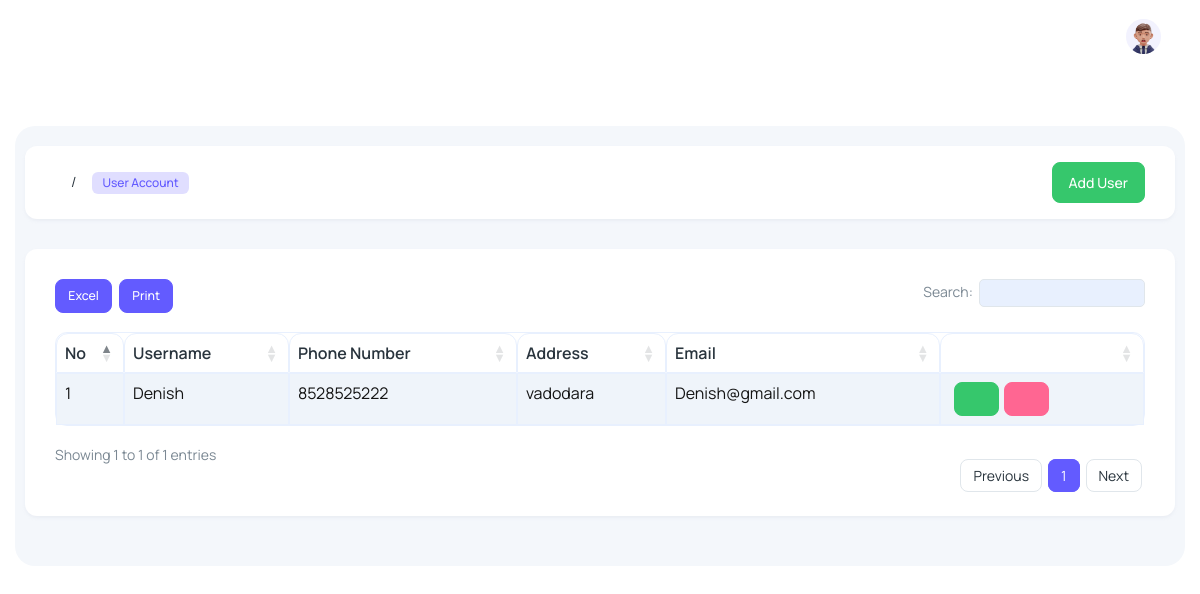
/UserAccount (signed in), run on the app's committed database.
### main/models.py (models this page shows)
class UserDetails(models.Model):
    user=models.OneToOneField(User,on_delete=models.CASCADE)
    phone=models.CharField(max_length=100)
    Address = models.TextField()
    @property
    def email(self):
        return self.user.email
    @property
    def username(self):
        return self.user.username

### main/views.py (the view)
# urls.py: path('UserAccount',views.UserAccount,name='User Account'),
@login_required(login_url='Login')
def UserAccount(request):
    if is_admin(request.user):
        data=UserDetails.objects.all()
        return render(request,'admin/useraccount.html',{'data':data})
    return redirect('/')

### main/views.py (called while the page is built)
def is_admin(user):
    data=User.objects.filter(is_superuser=True)
    for i in data:
        if str(i.username) == str(user):
            return True

### main/templates/admin/useraccount.html (shortened to what this page needs)
﻿{% extends 'admin/main.html' %}
{% load static %}
{% block content %}
<div class="body-wrapper">
  <div class="container-fluid">
    <div class="card card-body py-3">
      <div class="row align-items-center">
        <div class="col-12">
          <div class="d-flex align-items-center justify-space-between">
            <nav aria-label="breadcrumb" class="">
              <ol class="breadcrumb">
                <li class="breadcrumb-item" aria-current="page">
                  <span class="badge fw-medium fs-2 bg-primary-subtle text-primary">
                    User Account
                  </span>
                </li>
              </ol>
            </nav>
            <nav aria-label="breadcrumb" class="ms-auto">
              <ol class="breadcrumb">
                <a href="AddUserAccount" class="btn btn-success">Add User</a>
              </ol>
            </nav>
          </div>
        </div>
      </div>
    </div>
    <div class="datatables">
      <div class="card">
        <div class="card-body">
          <div class="table-responsive">
            <table id="file_export" class="table w-100 table-striped table-bordered display text-nowrap">
              <thead>
                <tr>
                  <th>No</th>
                  <th>Username</th>
                  <th>Phone Number</th>
                  <th>Address</th>
                  <th>Email</th>
                  <th></th>
                </tr>
              </thead>
              <tbody>
                {% for i in data %}
                <tr>
                  <td>{{forloop.counter}}</td>
                  <td>{{i.username}}</td>
                  <td>{{i.phone}}</td>
                  <td>{{i.Address}}</td>
                  <td>{{i.email}}</td>
                  <td><a class="btn btn-success mr-3" href="/EditUser/{{i.user_id}}" style="margin-left: 5px;"><i class='ti ti-pencil'></i></a><a href="DeleteUser/{{i.user_id}}" style="margin-left: 5px;" class="btn btn-danger"><i class='ti ti-trash'></i></a></td>
                </tr>
                {% endfor %}
              </tbody>
            </table>
          </div>
        </div>
      </div>
    </div>
  </div>
</div>
{% endblock content %}

### main/templates/admin/main.html (style rules this page uses)
.table-bordered { border: 0.5px solid #E8F0FE !important; box-shadow: #E8F0FE; color: black !important; }
table { border-radius: 12px !important; }
thead { border-radius: 12px !important; border-radius: 12px !important; }
th { border: 0.5px solid #E8F0FE !important; padding: 8px !important; border-top-left-radius: 12px !important; border-top-right-radius: 12px !important; }
td { border: 0.5px solid #E8F0FE !important; padding: 8px !important; color: rgb(20, 20, 20) !important; }
tbody { border-bottom-left-radius: 12px !important; border-bottom-right-radius: 12px !important; }

### data on the page
UserDetails: username "Denish", phone "8528525222", Address "vadodara", email "Denish@gmail.com"
